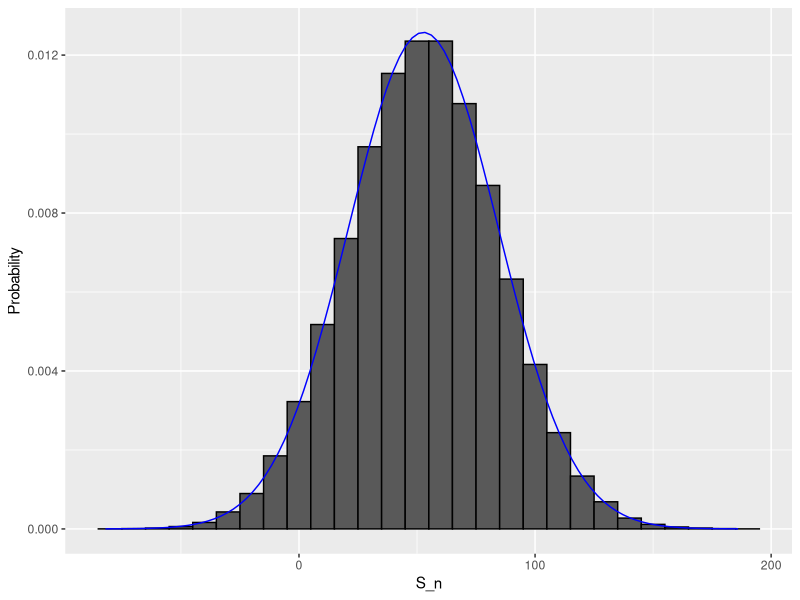

Source code (R):
## ---- chunk 1
beads <- rep(c("red", "blue"), times = c(2, 3))
x <- ifelse(sample(beads, 1) == "blue", 1, 0)
## ---- chunk 2
x <- rnorm(10, mean = 70, sd = 3)
## ---- chunk 3
color <- rep(c("Black", "Red", "Green"), times = c(18, 18, 2))
## ---- chunk 4
n <- 1000
x <- sample(ifelse(color == "Red", -1, 1),  n, replace = TRUE)
## ---- chunk 5
x <- sample(c(-1, 1), n, replace = TRUE, prob = c(9/19, 10/19))
## ---- chunk 6
s <- sum(x)
## ---- chunk 7
n <- 1000
B <- 100000
roulette_winnings <- function(n){
  x <- sample(c(-1, 1), n, replace = TRUE, prob = c(9/19, 10/19))
  sum(x)
}
s <- replicate(B, roulette_winnings(n))
## ---- chunk 8
mean(s < 0)
## ---- chunk 9
library(tidyverse)
normal_density <- data.frame(x = seq(min(s), max(s), length = 100)) |> 
  mutate(f = dnorm(x, mean(s), sd(s)))
data.frame(S_n = s) |> ggplot(aes(S_n, after_stat(density))) +
  geom_histogram(color = "black", binwidth = 10)  +
  ylab("Probability") + 
  geom_line(data = normal_density, mapping = aes(x, f), color = "blue")
## ---- chunk 10
pbinom(n/2 - 1, size = n, prob = 10/19)
## ---- chunk 11
B <- 10^6
x <- sample(c(-1, 1), B, replace = TRUE, prob = c(9/19, 10/19))
mean(x)
## ---- chunk 12
2*sqrt(90)/19
## ---- chunk 13
sqrt(1000)*2*sqrt(90)/19
## ---- chunk 14
n*(20 - 18)/38 
sqrt(n)*2*sqrt(90)/19 
## ---- chunk 15
mean(s)
sd(s)
## ---- chunk 16
pnorm(0, n*(20 - 18)/38, sqrt(n)*2*sqrt(90)/19 )
## ---- chunk 17
mean(s < 0)
